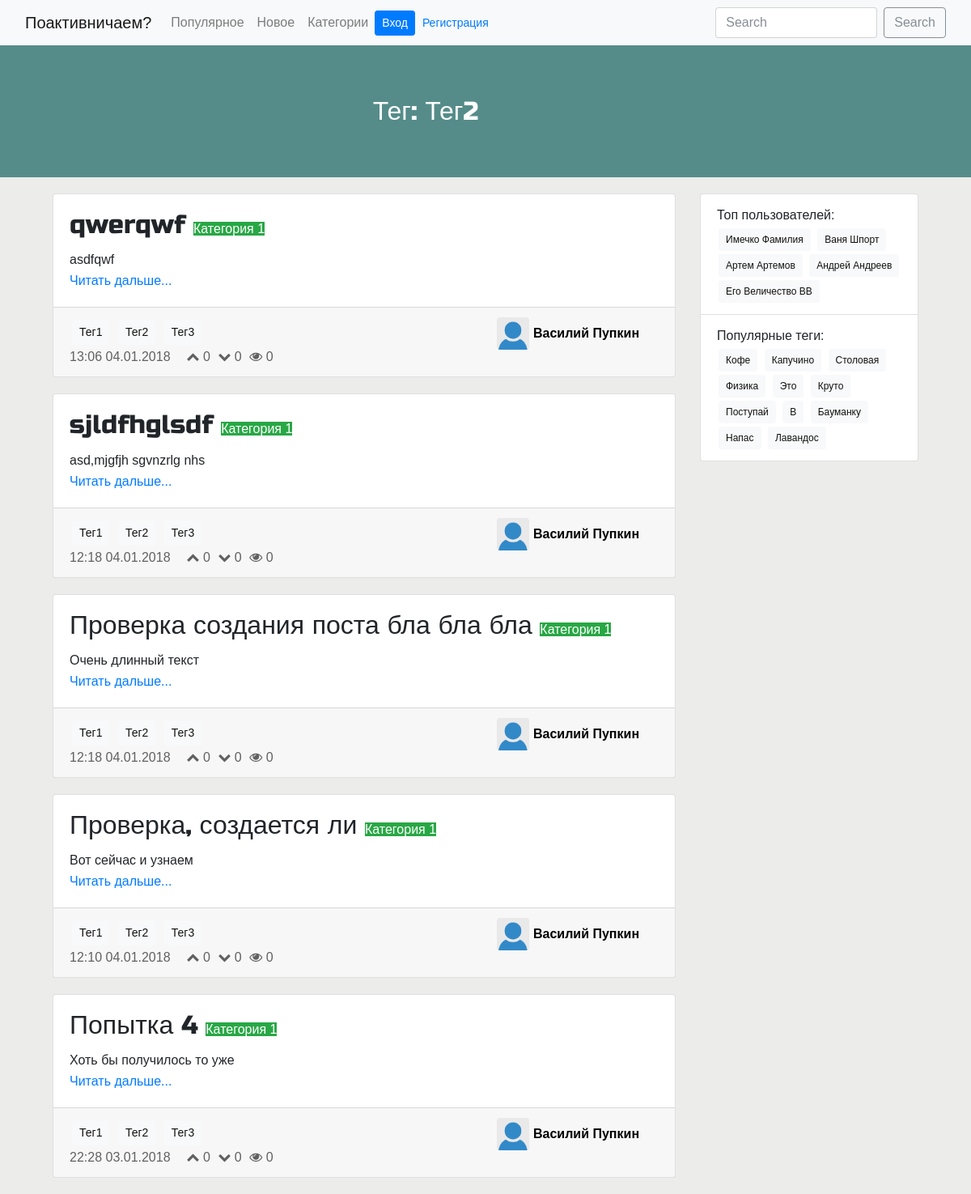
The app's page /tag/8/, older data.
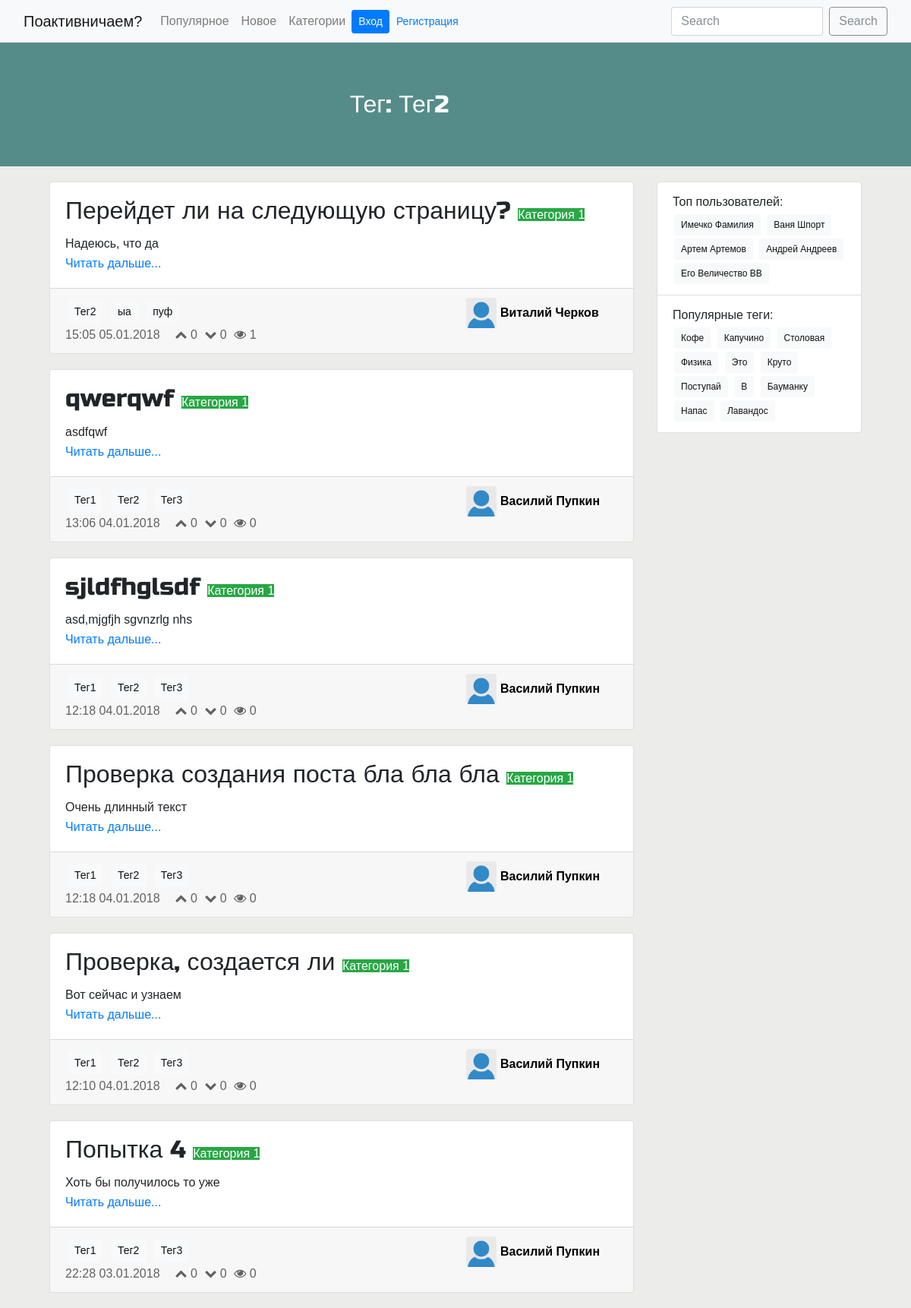
The same page, newer data.
### post/models.py (models this page shows, shortened)
class Post(models.Model):
    class Meta:
        ordering = ['-pub_date']
    title = models.CharField(max_length=250)
    text = models.TextField()
    pub_date = models.DateTimeField(auto_now_add=True)
    likes = models.IntegerField(default=0)
    dislikes = models.IntegerField(default=0)
    views = models.IntegerField(default=0)
    category = models.ForeignKey(Category, on_delete=models.CASCADE)
    tag = models.ManyToManyField(Tag)
    author = models.ForeignKey(UserProfile, on_delete=models.CASCADE, blank=True)
    deleted = models.BooleanField(default=False)
    edited = models.BooleanField(default=False)
    posts = PostManager()
    def get_absolute_url(self):
        return reverse('post:detail', kwargs={'pk': self.pk})

### category/models.py (models this page shows, shortened)
class Category(models.Model):
    label = models.CharField(unique=True, max_length=30)
    description = models.TextField()

### tag/models.py (models this page shows, shortened)
class Tag(models.Model):
    label = models.CharField(max_length=30, unique=True)

### userprofile/models.py (models this page shows, shortened)
class UserProfile(models.Model):
    user = models.OneToOneField(User, on_delete=models.CASCADE)
    rating = models.IntegerField(default=0)
    about = models.TextField(blank=True)
    def get_absolute_url(self):
        return reverse('userprofile:userpage', kwargs={'pk': self.pk})

### tag/views.py (the view)
# urls.py: url(r'^(?P<pk>\d+)/', PostsByTag.as_view(), name='posts-by-tag'),
class PostsByTag(SingleObjectMixin, ListView):
    model = Tag
    template_name = "tag/posts-by-tag.html"
    paginate_by = 10
    def get(self, request, *args, **kwargs):
        self.object = self.get_object(queryset=Tag.objects.all())
        return super(PostsByTag, self).get(request, *args, **kwargs)
    def get_context_data(self, **kwargs):
        context = super(PostsByTag, self).get_context_data(**kwargs)
        context['pag_options'] = ListPost.set_paginator_options(context)
        context['tag_label'] = self.object.label
        return context
    def get_queryset(self):
        return Post.posts.get_queryset_by_tag(self.object.pk)

### bauchange/context.py (called while the page is built)
def current_userprofile(request):
    if hasattr(request, 'user') and request.user.is_authenticated():
        try:
            userprofile = UserProfile.objects.get(user=request.user)
        except:
            userprofile = None
    else:
        userprofile = None
    return {
        'context_userprofile': userprofile
    }

def menu_buttons(request):
    buttons = [
        {
            'label': _('Популярное'),
            'url': reverse_lazy('post:list')
        },
        {
            'label': _('Новое'),
            'url': reverse_lazy('post:list')
        },
        {
            'label': _('Категории'),
            'url': reverse_lazy('category:all-categories')
        },
    ]
    return {
        'context_menu_buttons': buttons
    }

### post/models.py (called while the page is built)
    def get_queryset(self):
        return super(PostManager, self).get_queryset()

    def get_queryset_by_tag(self, tag):
        return self.get_queryset().filter(tag=tag)

### tag/templates/tag/posts-by-tag.html
{% include "post/all-posts.html" with page_title="Тег: "|add:tag_label page_description=" " posts_list=object_list %}

### post/templates/post/list-includes/short-post-body.html
<div class="card-body">
    <h2 class="card-title">
        {{ post.title }}
        <a href="{% url 'category:posts-by-category' pk=post.category.id %}">
            <span class="post-category-mini badge-success">
                {{ post.category.label }}
            </span>
        </a>
    </h2>
    <p class="card-text">
        {{ post.text|truncatewords:80 }}
    </p>
    <a href="{{ post.get_absolute_url }}" class="card-link">Читать дальше...</a>
</div>

### post/templates/post/list-includes/short-post-footer.html
<div class="card-footer">
    <div class="row">
        <div class="post-info meta col">
            {% include "post/list-includes/short-post-tags.html" with tags=post.tag %}
            <div class="post-statistics-mini card-text">
                <span class="pub-date-mini float-left">{{ post.pub_date|date:"H:i d.m.Y" }}</span>
                <ul class="list-inline">
                    <li class="list-inline-item"><i class="fa fa-chevron-up" aria-hidden="true"></i> {{ post.likes }}</li>
                    <li class="list-inline-item"><i class="fa fa-chevron-down" aria-hidden="true"></i> {{ post.dislikes }}</li>
                    <li class="list-inline-item"><i class="fa fa-eye" aria-hidden="true"></i> {{ post.views }}</li>
                </ul>
            </div>
        </div>
        <a class="author-info-mini col-md-auto col-sm-auto row float-right" href="{{ post.author.get_absolute_url }}">
            <img src="/upload/img/user_empty.png" class="author-photo-mini rounded float-left">
            <h4 class="author-name-mini">{{ post.author.user.first_name}} {{ post.author.user.last_name}}</h4>
        </a>
    </div>
</div>

### post/templates/post/list-includes/short-post-tags.html
<div class="post-tags-mini">
    {% for tag_item in tags.all %}
        <a href="{% url "tag:posts-by-tag" pk=tag_item.id %}" class="tag btn btn-light btn-sm">{{ tag_item.label }}</a>
    {% endfor %}
</div>

Row changes from the older to the newer data that the page shows:
added Post: title "Перейдет ли на следующую страницу?", category.label "Категория 1", text "Надеюсь, что да", pub_date "15:05 05.01.2018", likes "0", dislikes "0", views "1", author.user.first_name "Виталий", author.user.last_name "Черков", Tag (label "Тег2")
added Tag: label "ыа", shown under "Перейдет ли на следующую страницу?"
added Tag: label "пуф", shown under "Перейдет ли на следующую страницу?"
